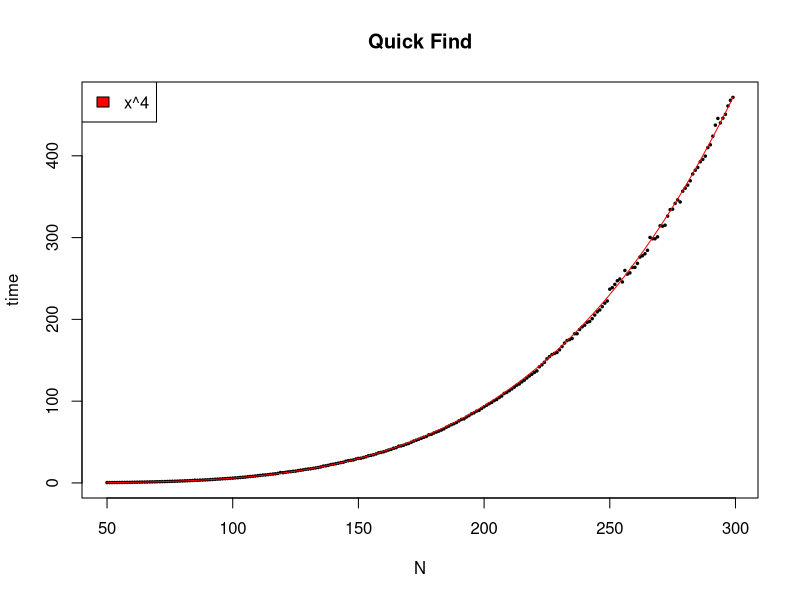
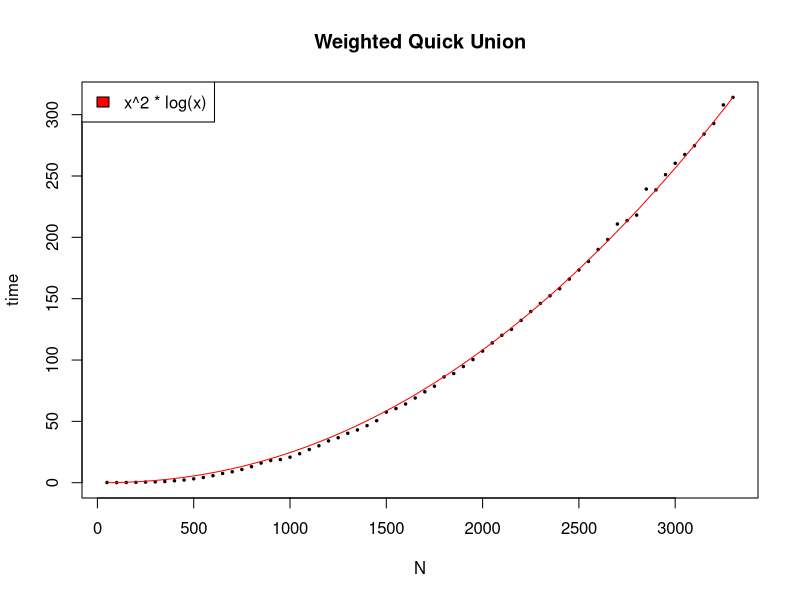

R code for these plots, in order:
# Plot runtime data from Quick Find UF
qf = read.delim("runtime_QF.txt", header=F)
colnames(qf) = c("N","time")

plot(x=qf$N, y=qf$time,
     pch=20,
     cex=0.5,
     main="Quick Find",
     xlab="N",
     ylab="time")

f <- function(x) { x^4 }
c = qf$time[nrow(qf)]/f(qf$N[nrow(qf)])
curve(c*f(x), qf$N[1], qf$N[nrow(qf)], col="red", add=T)
legend("topleft", fill="red", legend=as.character(body(f)[2]))


# Plot runtime data from Weighted Quick Union UF
wqu = read.delim("runtime_wquf_50.txt", header=F)
colnames(wqu) = c("N","time")

x11()
plot(x=wqu$N, y=wqu$time,
     pch=20,
     cex=0.5,
     main="Weighted Quick Union",
     xlab="N",
     ylab="time")

f <- function(x) { x^2*log(x) }
c = wqu$time[nrow(wqu)]/f(wqu$N[nrow(wqu)])
curve(c*f(x), wqu$N[1], wqu$N[nrow(wqu)], col="red", add=T)
legend("topleft", fill="red", legend=as.character(body(f)[2]))
